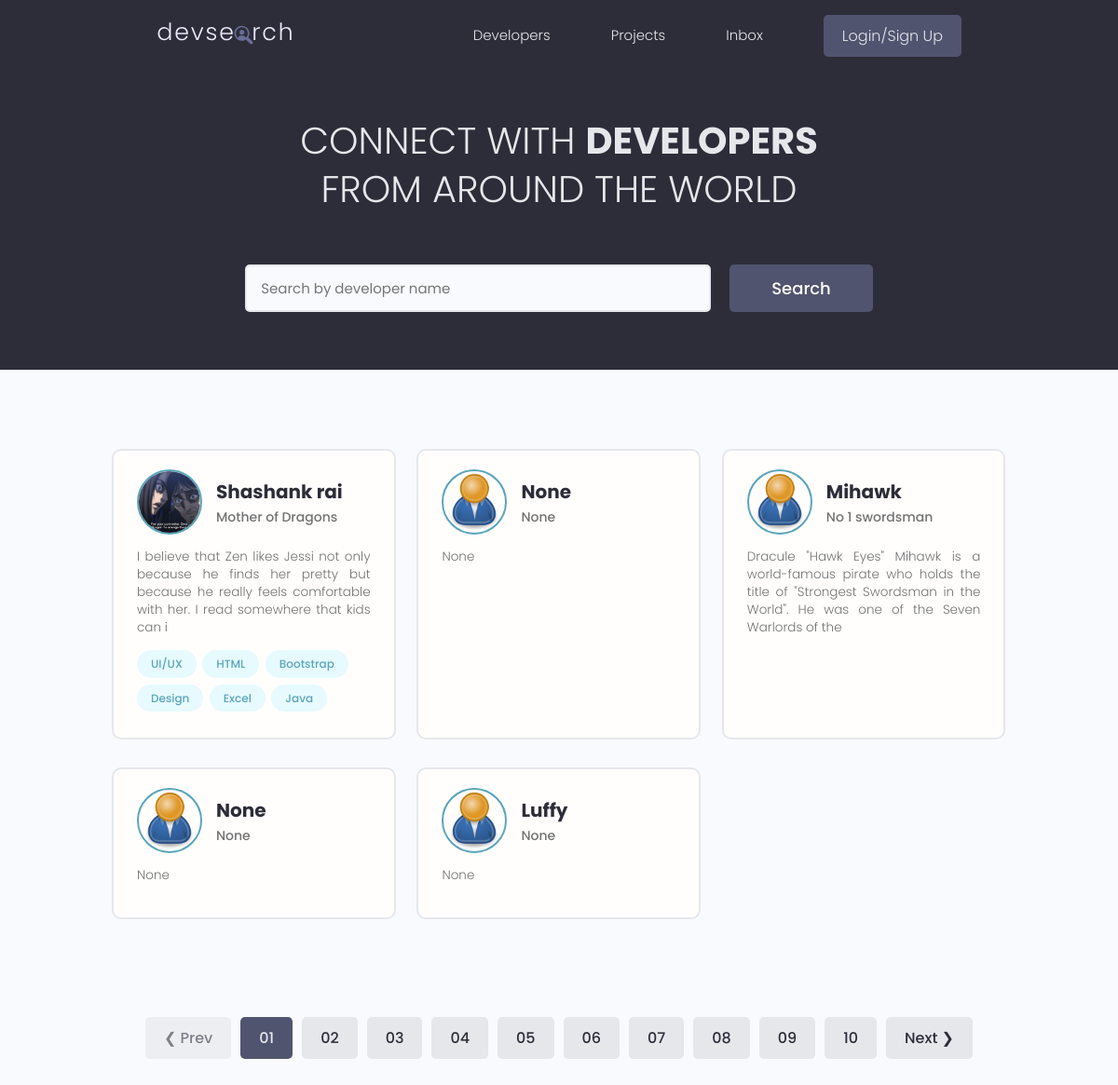
Before: / with the older database file.
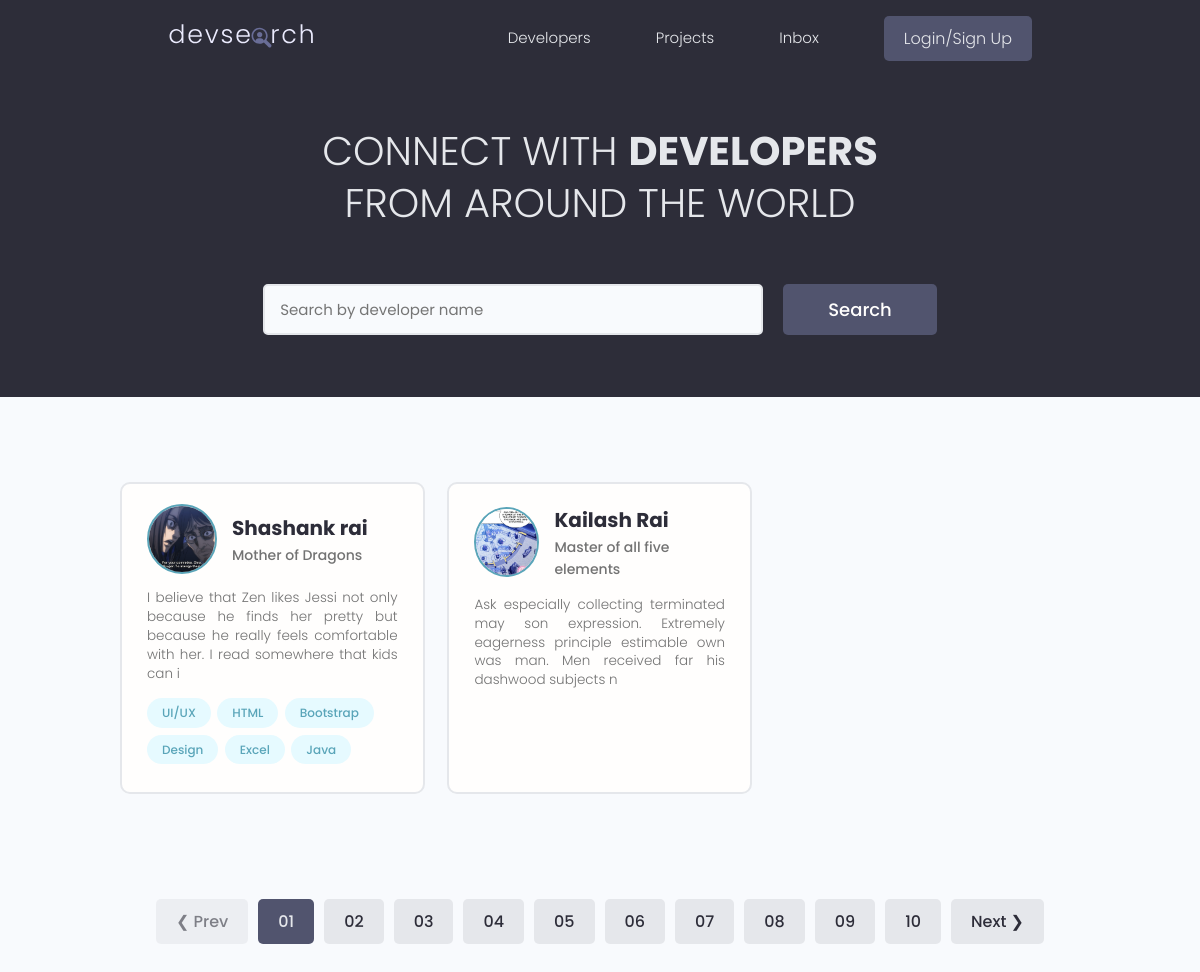
After: the same page with the newer database file.
### users/models.py (models this page shows)
class Profile(models.Model):
    user=models.OneToOneField(User,on_delete=models.CASCADE,null=True,blank=True)
    name=models.CharField(max_length=200,blank=True,null=True)
    user_name=models.CharField(max_length=200,blank=True,null=True)
    location=models.CharField(max_length=200,blank=True,null=True)
    email=models.EmailField(max_length=500,blank=True,null=True)
    short_intro=models.CharField(max_length=200,blank=True,null=True)
    bio=models.TextField(blank=True,null=True)
    profile_image=models.ImageField(blank=True,null=True,upload_to='profiles/',default='profiles/user-default.png')
    social_github=models.CharField(max_length=200,blank=True,null=True)
    social_twitter=models.CharField(max_length=200,blank=True,null=True)
    social_linkedin=models.CharField(max_length=200,blank=True,null=True)
    social_youtube=models.CharField(max_length=200,blank=True,null=True)
    social_website=models.CharField(max_length=200,blank=True,null=True)
    created=models.DateTimeField(auto_now_add=True)
    id=models.UUIDField(default=uuid.uuid4,unique=True,primary_key=True,editable=False)
    def __str__(self):
        return str(self.user_name)

class Skill(models.Model):
    owner=models.ForeignKey(Profile,null=True,blank=True,on_delete=models.CASCADE)
    name=models.CharField(max_length=200,blank=True,null=True)
    description=models.TextField(blank=True,null=True)
    created=models.DateTimeField(auto_now_add=True)
    id=models.UUIDField(default=uuid.uuid4,unique=True,primary_key=True,editable=False)
    def __str__(self):
        return str(self.name)

### users/views.py (the view)
# urls.py: path('',views.profiles,name='profiles'),
def profiles(request):
    all_profiles=Profile.objects.all()
    print(all_profiles)
    context={'profiles':all_profiles}
    return render(request,'users/profiles.html',context)

### users/templates/users/profiles.html (shortened to what this page needs)
{% extends 'main.html' %}
{% block content %}
  <main class="home">
    <section class="hero-section text-center">
      <div class="container container--narrow">
        <div class="hero-section__box">
          <h2>CONNECT WITH <span>DEVELOPERS</span></h2>
          <h2>FROM AROUND THE WORLD</h2>
        </div>
        <div class="hero-section__search">
          <form class="form" action="#" method="get">
            <div class="form__field">
              <input class="input input--text" id="formInput#search" type="text" name="text"
                placeholder="Search by developer name" />
            </div>
            <input class="btn btn--sub btn--lg" type="submit" value="Search" />
          </form>
        </div>
      </div>
    </section>
    <section class="devlist">
      <div class="container">
        <div class="grid grid--three">
        {% for profile in profiles %}
          <div class="column card">
            <div class="dev">
              <a href="{% url 'user_profile' profile.id %}" class="card__body">
                <div class="dev__profile">
                  <img class="avatar avatar--md" src={{profile.profile_image.url}} alt="image" />
                  <div class="dev__meta">
                    <h3>{{profile.name}}</h3>
                    <h5>{{profile.short_intro}}</h5>
                  </div>
                </div>
                <p class="dev__info">
                  {{profile.bio|slice:"150"}}
                </p>
                <div class="dev__skills">
                {% for skill in profile.skill_set.all %}
                  <span class="tag tag--pill tag--main">
                    <small>{{skill}}</small>
                  </span>
                {% endfor %}
                </div>
              </a>
            </div>
          </div>
          {% endfor %}
          </div>
          </div>
    </section>
    <div class="pagination">
      <ul class="container">
        <li><a href="#" class="btn btn--disabled">&#10094; Prev</a></li>
        <li><a href="#" class="btn btn--sub">01</a></li>
        <li><a href="#" class="btn">02</a></li>
        <li><a href="#" class="btn">03</a></li>
        <li><a href="#" class="btn">04</a></li>
        <li><a href="#" class="btn">05</a></li>
        <li><a href="#" class="btn">06</a></li>
        <li><a href="#" class="btn">07</a></li>
        <li><a href="#" class="btn">08</a></li>
        <li><a href="#" class="btn">09</a></li>
        <li><a href="#" class="btn">10</a></li>
        <li><a href="#" class="btn">Next &#10095;</a></li>
      </ul>
    </div>
  </main>
{% endblock content %}

### templates/main.html (shortened to what this page needs)
<!DOCTYPE html>
{% load static %}
<html>
  <head>
  <link rel="stylesheet" href="https://cdn.iconmonstr.com/1.3.0/css/iconmonstr-iconic-font.min.css" />
  <link rel="stylesheet" href="{% static 'uikit/styles/uikit.css' %}" />
  <link rel="stylesheet" href="{% static 'styles/app.css' %}" />
  </head>
  <body>
    {% include 'navbar.html' %}
    {% block content %}
    {% endblock content %}
  </body>
</html>

### templates/navbar.html (shortened to what this page needs)
{% load static %}
  <header class="header">
    <div class="container container--narrow">
      <a href="{% url 'profiles' %}" class="header__logo">
        <img src="{% static 'images/logo.svg' %}" alt="DevSearch Logo" />
      </a>
      <nav class="header__nav">
        <ul class="header__menu">
          <li class="header__menuItem"><a href="{% url 'profiles' %}">Developers</a></li>
          <li class="header__menuItem"><a href="{% url 'hello' %}">Projects</a></li>
          <li class="header__menuItem"><a href="">Inbox</a></li>
          {% if request.user.is_authenticated %}
          <li class="header__menuItem"><a href="{% url 'user_account' %}">Account</a></li>
          <li class="header__menuItem"><a href="{% url 'logout' %}" class="btn btn--sub">Logout</a></li>
          {% else %}
          <li class="header__menuItem"><a href="{% url 'login' %}" class="btn btn--sub">Login/Sign Up</a></li>
          {% endif %}
        </ul>
      </nav>
    </div>
  </header>

### static/styles/app.css (style rules this page uses)
:root { --color-sub: #2d2d39; }
.btn--sub { background-color: var(--color-sub-light); }
.card { border: 2px solid var(--color-light); }
img { width: 100%; }
.header { position: sticky; z-index: 111; background-color: var(--color-sub); padding: 1.5rem 0; }
.header > .container { display: flex; justify-content: space-between; align-items: center; }
.header__logo > img { height: 3.8rem; }
.header__nav > ul { display: inline-flex; align-items: center; list-style: none; gap: 6.5rem; }
.header__menuItem > a { color: var(--color-light); font-weight: 300; }
.hero-section { height: 40vh; display: flex; align-items: center; background-color: var(--color-sub); }
.hero-section__box { margin-bottom: 4rem; }
.hero-section__box > h2, .hero-section__box > h2 > span { font-size: 4rem; color: var(--color-light); line-height: 1.3; text-transform: uppercase; }
.hero-section__box > h2 { font-weight: 300; }
.hero-section__box > h2 > span { font-weight: 700; }
.hero-section__search > .form { display: flex; align-items: center; justify-content: center; gap: 2rem; }
.hero-section__search > .form input.input--text { width: 50rem; }
.devlist { margin-top: 8rem; }
.devlist .grid { align-items: stretch; }
.devlist .dev .dev__profile { display: flex; align-items: center; gap: 1.5rem; }
.devlist .dev .dev__meta h3 { color: var(--color-sub); font-size: 2rem; font-weight: 700; }
.devlist .dev .dev__meta h5 { color: var(--color-text); font-size: 1.4rem; font-weight: 500; }
.devlist .dev .dev__info { margin: 1.5rem 0; font-size: 1.35rem; line-height: 1.4; text-align: justify; }
.pagination { margin-top: 8rem; margin-bottom: 10rem; }
.pagination > ul { flex-wrap: wrap; list-style: none; display: flex; align-items: center; justify-content: center; gap: 1rem; }
.pagination .btn { color: var(--color-sub); }
.pagination .btn.btn--sub { color: var(--color-light); }

### static/uikit/styles/modules/_variables.css (style rules this page uses)
:root { --color-main: #5aa5b9; --color-main-light: #e6faff; --color-sub: #3f4156; --color-sub-light: #51546e; --color-sub-lighter: #ededfd; --color-text: #737373; --color-gray: #8b8b8b; --color-light: #e5e7eb; --color-light-gray: #767676; --color-bg: #f8fafd; --color-white: #fffefd; --color-white-light: #f3f3f3; --color-success: #359e64; --color-success-bg: #def8e8; --color-error: #fc4b0b; --color-error-bg: #fff2ee; --font-base: 'Poppins', arial, helvetica, 'Segoe UI', roboto, ubuntu, sans-serif; --font-monospace: 'Fira Code', 'Courier New', courier, monospace; --font-regular: 300; --font-medium: 500; --font-bold: 700; --generic-shadow: 1px 1px 5px #00000010; --generic-transition: all 0.3s ease-in-out; }

### static/uikit/styles/modules/_base.css (style rules this page uses)
* { margin: 0; padding: 0; box-sizing: border-box; text-rendering: optimizeLegibility; color: inherit; font-size: inherit; }
html { font-size: 50%; }
@media only screen and (min-width: 480px) { html { font-size: 56.25%; } }
@media only screen and (min-width: 1200px) { html { font-size: 62.5%; } }
body { line-height: 1.6; font-weight: 400; font-size: 1.5rem; color: var(--color-text); background-color: var(--color-bg); min-height: 100vh; }

### static/uikit/styles/modules/_typography.css (style rules this page uses)
* { font-family: var(--font-base); }
h2 { font-size: 3.6rem; font-weight: var(--font-bold); }
h3 { font-size: 3.2rem; font-weight: var(--font-medium); }
h5 { font-size: 2.4rem; font-weight: var(--font-medium); }
h5, h6 { font-weight: var(--font-regular); }
p, span, strong { font-size: 1.6rem; color: var(--color-text); font-weight: var(--font-regular); }
a { padding-bottom: 2px; text-decoration: none; display: inline-block; color: var(--color-main); font-weight: var(--font-medium); }

### static/uikit/styles/modules/_utilities.css (style rules this page uses)
.container { width: 92%; max-width: 165rem; margin: 0 auto; box-sizing: border-box; }
.container--narrow { width: 92%; max-width: 120rem; }
@media screen and (min-width: 1000px) { .container { width: 90%; } }
@media screen and (min-width: 1000px) { .container--narrow { width: 85%; } }
@media screen and (min-width: 1200px) { .container { width: 80%; } }
@media screen and (min-width: 1200px) { .container--narrow { width: 72%; } }
.text-center { text-align: center; }

### static/uikit/styles/modules/_avatar.css (style rules this page uses)
.avatar { border-radius: 50%; border: 2px solid var(--color-main); object-fit: cover; }
.avatar--md { height: 7rem; width: 7rem; }

### static/uikit/styles/modules/_card.css (style rules this page uses)
.card { border-radius: 1rem; background-color: var(--color-white); border: 1.5px solid var(--color-light); width: auto; height: auto; margin-top: 0.5rem; margin-bottom: 0.5rem; overflow: hidden; }
.card__body, .card__header { padding: 2rem 2.5rem; }

Changed rows visible on the page:
removed Profile: profile_image (placeholder picture), name "Mihawk", short_intro "No 1 swordsman", bio "Dracule \"Hawk Eyes\" Mihawk is a world-famous pirate who holds the title of \"Strongest Swordsman in the World\". He was one of the Seven Warlords of the"
removed Profile: profile_image (placeholder picture), name "None", short_intro "None", bio "None"
removed Profile: profile_image (placeholder picture), name "Luffy", short_intro "None", bio "None"
changed Profile: profile_image: picture added in place of a placeholder; name "None" → "Kailash Rai"; short_intro "None" → "Master of all five elements"; bio "None" → "Ask especially collecting terminated may son expression. Extremely eagerness principle estimable own was man. Men received far his dashwood subjects n"
